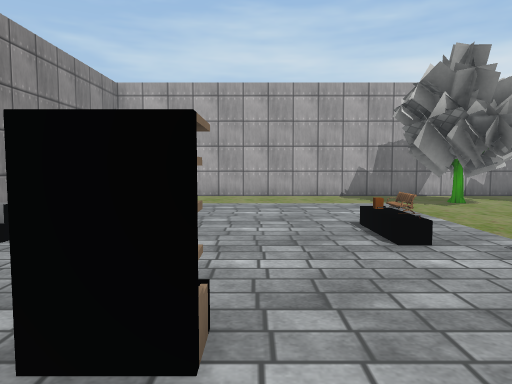
View 1 (above)

17 first-person views from a walk through a 3-D level made in the Unity game engine. The camera is 1.2 m above the floor, tilts 4° down and sees 70° across. The floor is counted in squares, 1 m on a side. Each view is taken from the middle of a square. On the plan, view 1 faces up. The plan holds only what a view shows up to about 15 squares ahead; the rest is blank. The place goes on beyond the plan. The player character is not drawn. Some surface patterns are stand-ins.

View 2
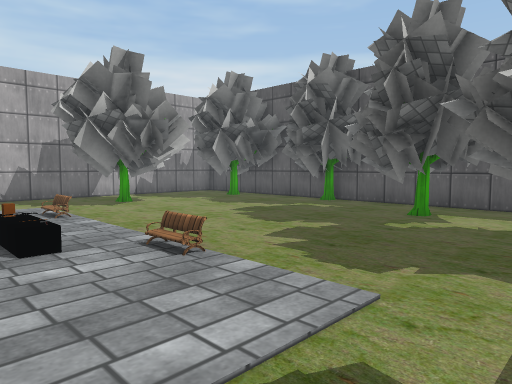

View 3
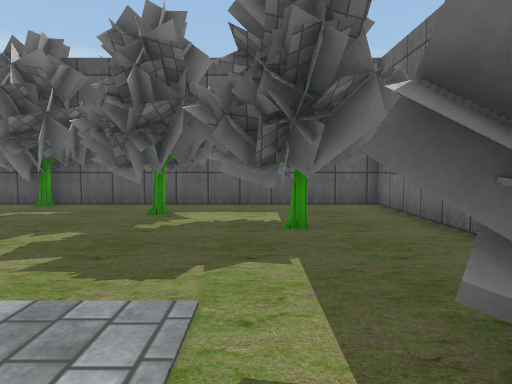

View 4
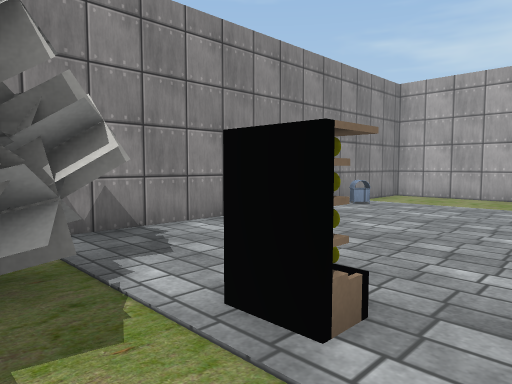

View 5
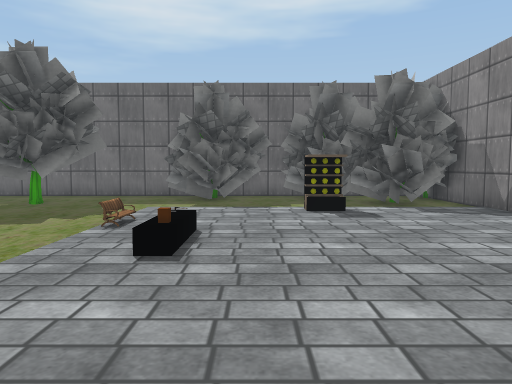

View 6
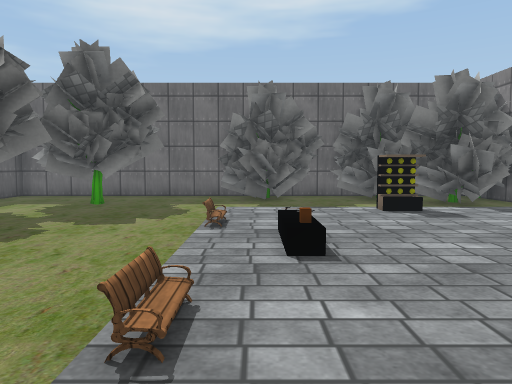

View 7
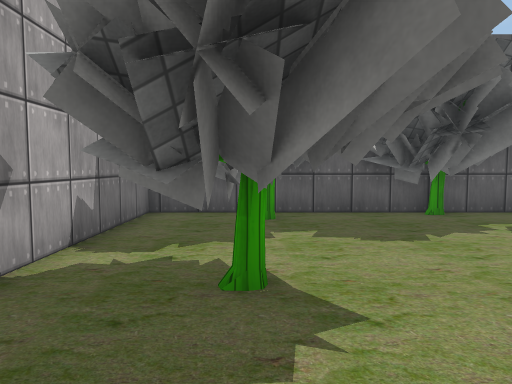

View 8
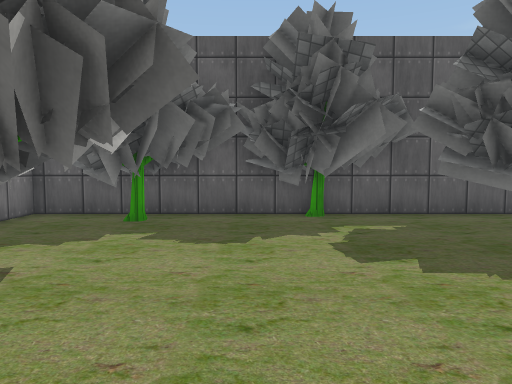

View 9
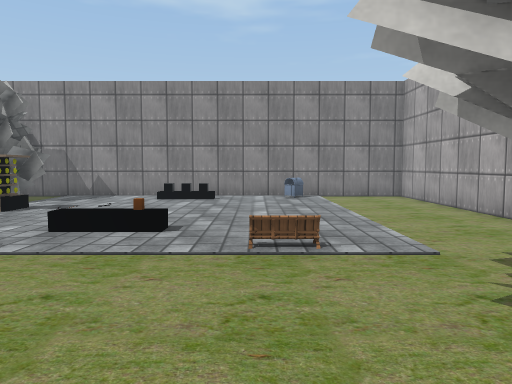

View 10
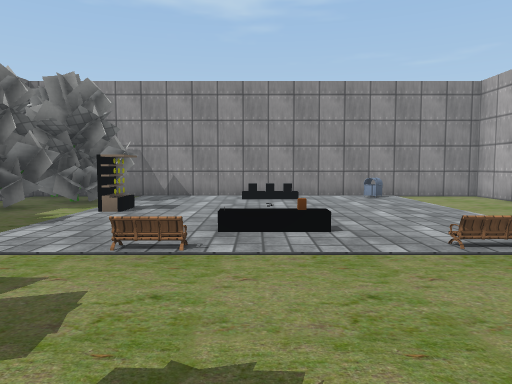

View 11
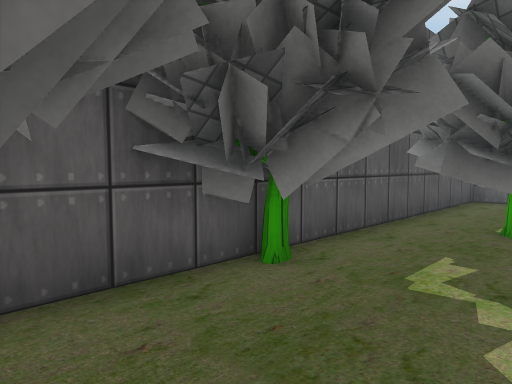

View 12
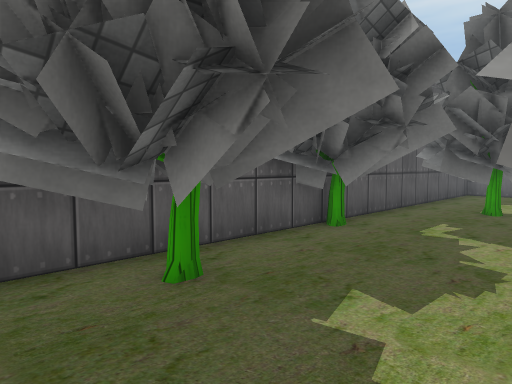

View 13
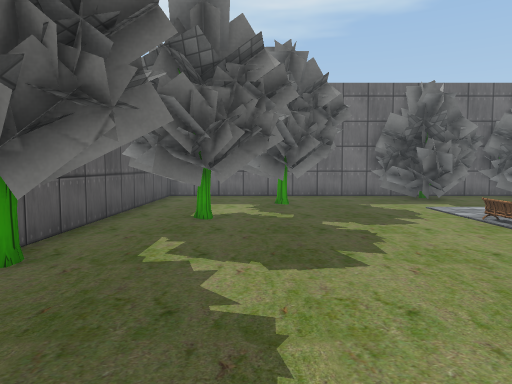

View 14
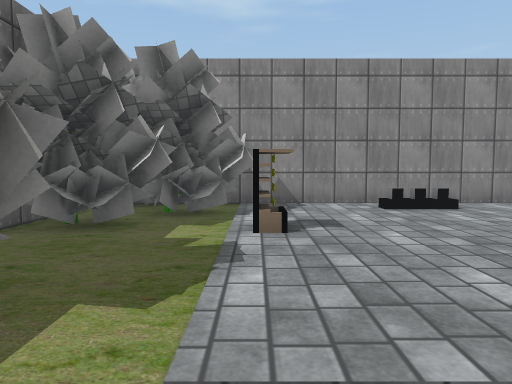

View 15
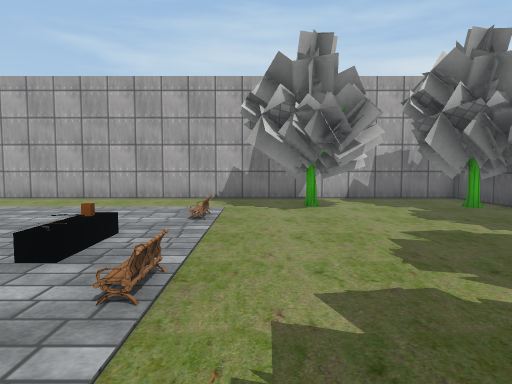

View 16
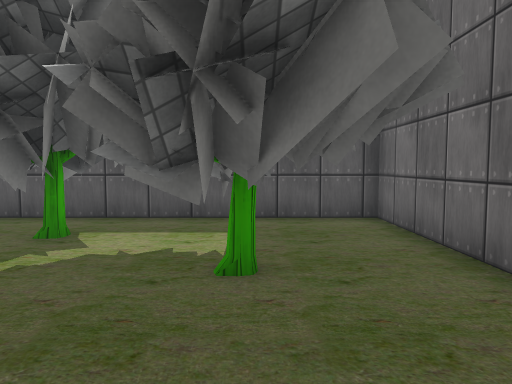

View 17
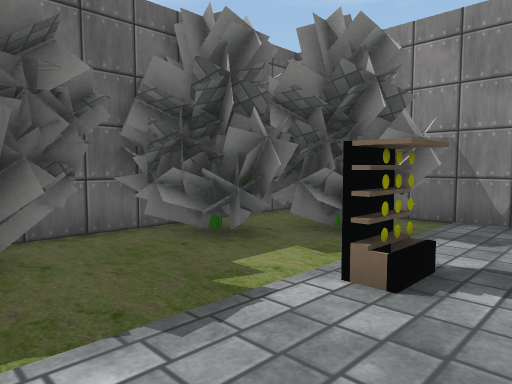

### Floor plan
Key: @ floor where view 1 was taken; # wall or solid block; . floor; T tree; B bin; O other object.
Columns run from 6 left of view 1 to 13 right of it. Each row starts with its distance up from view 1.
 15 ####################
 14 #............T.....#
 13 #...........TTT..TT#
 12 #..........TTTT.TTT#
 11 #B.........TTTT.TTT#
 10 #B...............TT#
  9 #.................T#
  8 #................TTT
  7 #.O..............TTT
  6 #.O...............T#
  5 #...............TT #
  4 #.........O....TTTT#
  3 #....O.........TTTT#
  2 #..T.OO.......TTTT.#
  1 #TTT.........TTT...#
  0 #TTTTT@.TT...TTTT..#
 -1 TTTTTT.TTTT..TTT...#
 -2 TTTTTTTTTTT........#
 -3  T TTT##TTT#########

Positions as (right, up) in squares from view 1, and headings:
1: (0, 0), facing up
2: (1, 0), facing up-right
3: (1, 1), facing right
4: (1, 0), facing up-left
5: (1, 12), facing down
6: (3, 12), facing down
7: (3, 12), facing right
8: (3, 9), facing right
9: (9, 9), facing left
10: (9, 6), facing left
11: (9, 11), facing down-right
12: (8, 14), facing down-right
13: (9, 12), facing down
14: (6, 2), facing left
15: (5, 1), facing up
16: (4, 0), facing right
17: (3, 4), facing down-left
